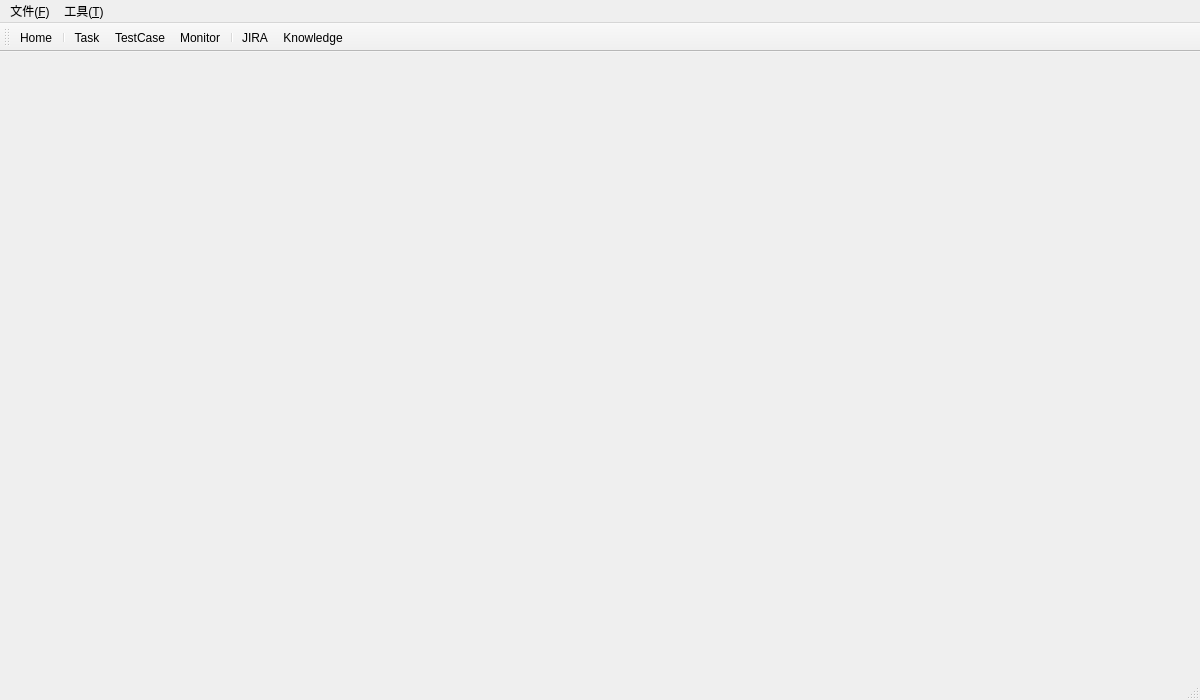
<?xml version="1.0" encoding="UTF-8"?>
<ui version="4.0">
 <class>MainWindow</class>
 <widget class="QMainWindow" name="MainWindow">
  <property name="enabled">
   <bool>true</bool>
  </property>
  <property name="geometry">
   <rect>
    <x>0</x>
    <y>0</y>
    <width>1200</width>
    <height>700</height>
   </rect>
  </property>
  <property name="windowTitle">
   <string>Woodpecker</string>
  </property>
  <property name="windowIcon">
   <iconset resource="../res.qrc">
    <normaloff>:/mainicon/res/wp.ico</normaloff>:/mainicon/res/wp.ico</iconset>
  </property>
  <property name="autoFillBackground">
   <bool>false</bool>
  </property>
  <property name="styleSheet">
   <string notr="true"/>
  </property>
  <widget class="QWidget" name="centralwidget"/>
  <widget class="QMenuBar" name="menubar">
   <property name="geometry">
    <rect>
     <x>0</x>
     <y>0</y>
     <width>1200</width>
     <height>23</height>
    </rect>
   </property>
   <property name="styleSheet">
    <string notr="true"/>
   </property>
   <widget class="QMenu" name="menu_file">
    <property name="styleSheet">
     <string notr="true"/>
    </property>
    <property name="title">
     <string>文件(&amp;F)</string>
    </property>
    <addaction name="menu_login"/>
    <addaction name="separator"/>
    <addaction name="menu_save"/>
    <addaction name="menu_exit"/>
   </widget>
   <widget class="QMenu" name="menu_tools">
    <property name="title">
     <string>工具(&amp;T)</string>
    </property>
    <addaction name="menu_inf"/>
    <addaction name="separator"/>
    <addaction name="menu_settings"/>
   </widget>
   <addaction name="menu_file"/>
   <addaction name="menu_tools"/>
  </widget>
  <widget class="QStatusBar" name="statusbar"/>
  <widget class="QToolBar" name="toolBar">
   <property name="enabled">
    <bool>true</bool>
   </property>
   <property name="windowTitle">
    <string>toolBar</string>
   </property>
   <property name="autoFillBackground">
    <bool>true</bool>
   </property>
   <property name="iconSize">
    <size>
     <width>30</width>
     <height>30</height>
    </size>
   </property>
   <property name="toolButtonStyle">
    <enum>Qt::ToolButtonTextBesideIcon</enum>
   </property>
   <attribute name="toolBarArea">
    <enum>TopToolBarArea</enum>
   </attribute>
   <attribute name="toolBarBreak">
    <bool>false</bool>
   </attribute>
   <addaction name="toolbar_home"/>
   <addaction name="separator"/>
   <addaction name="toolbar_task"/>
   <addaction name="toolbar_case"/>
   <addaction name="toolbar_monitor"/>
   <addaction name="separator"/>
   <addaction name="toolbar_jira"/>
   <addaction name="toolbar_knowledge"/>
  </widget>
  <action name="menu_save">
   <property name="text">
    <string>保存</string>
   </property>
  </action>
  <action name="menu_exit">
   <property name="text">
    <string>退出</string>
   </property>
  </action>
  <action name="menu_login">
   <property name="checkable">
    <bool>false</bool>
   </property>
   <property name="text">
    <string>登录到JIRA</string>
   </property>
  </action>
  <action name="toolbar_home">
   <property name="icon">
    <iconset resource="../res.qrc">
     <normaloff>:/toolbars/res/home.png</normaloff>:/toolbars/res/home.png</iconset>
   </property>
   <property name="text">
    <string>Home</string>
   </property>
  </action>
  <action name="toolbar_case">
   <property name="icon">
    <iconset resource="../res.qrc">
     <normaloff>:/toolbars/res/table_sheet.png</normaloff>:/toolbars/res/table_sheet.png</iconset>
   </property>
   <property name="text">
    <string>TestCase</string>
   </property>
  </action>
  <action name="menu_inf">
   <property name="text">
    <string>接口测试</string>
   </property>
  </action>
  <action name="menu_settings">
   <property name="text">
    <string>设置</string>
   </property>
  </action>
  <action name="toolbar_user">
   <property name="icon">
    <iconset resource="../res.qrc">
     <normaloff>:/toolbars/res/user1s.png</normaloff>:/toolbars/res/user1s.png</iconset>
   </property>
   <property name="text">
    <string>Guest</string>
   </property>
  </action>
  <action name="toolbar_jira">
   <property name="icon">
    <iconset resource="../res.qrc">
     <normaloff>:/toolbars/res/jira.png</normaloff>:/toolbars/res/jira.png</iconset>
   </property>
   <property name="text">
    <string>JIRA</string>
   </property>
  </action>
  <action name="toolbar_task">
   <property name="icon">
    <iconset resource="../res.qrc">
     <normaloff>:/toolbars/res/task.png</normaloff>:/toolbars/res/task.png</iconset>
   </property>
   <property name="text">
    <string>Task</string>
   </property>
  </action>
  <action name="toolbar_knowledge">
   <property name="icon">
    <iconset resource="../res.qrc">
     <normaloff>:/toolbars/res/inbox.png</normaloff>:/toolbars/res/inbox.png</iconset>
   </property>
   <property name="text">
    <string>Knowledge</string>
   </property>
  </action>
  <action name="toolbar_monitor">
   <property name="icon">
    <iconset resource="../res.qrc">
     <normaloff>:/toolbars/res/system_monitor.png</normaloff>:/toolbars/res/system_monitor.png</iconset>
   </property>
   <property name="text">
    <string>Monitor</string>
   </property>
  </action>
 </widget>
 <resources>
  <include location="../res.qrc"/>
 </resources>
 <connections/>
</ui>
